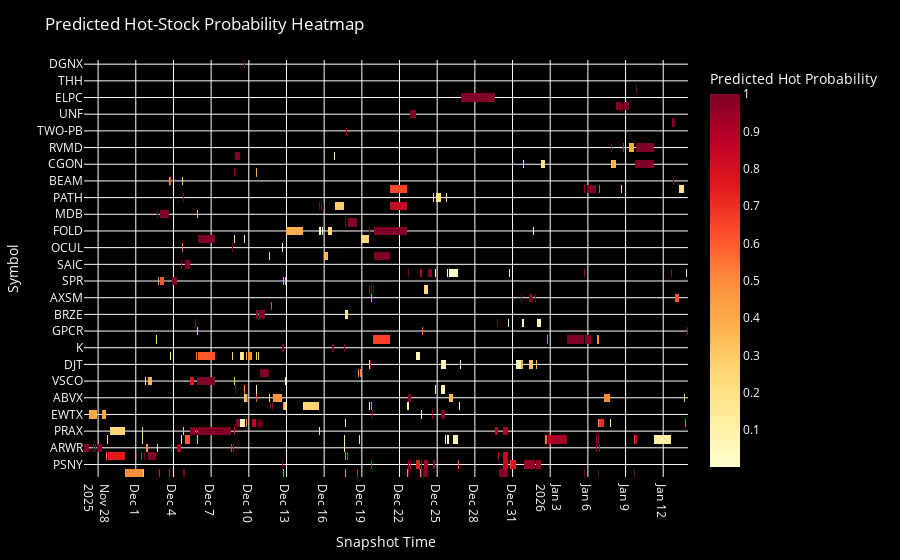

This figure's notebook cell:
### Code cell
heatmap_df = df_top.pivot(index='symbol', columns='date', values='pred_proba_hot')

fig_heatmap = px.imshow(
    heatmap_df,
    labels=dict(x="Snapshot Time", y="Symbol", color="Predicted Hot Probability"),
    color_continuous_scale="YlOrRd",
    text_auto=False,
    aspect="auto"
)

fig_heatmap.update_layout(
    title="Predicted Hot-Stock Probability Heatmap",
    xaxis_nticks=20,
    yaxis={'categoryorder':'total ascending'},
    plot_bgcolor='black',
    paper_bgcolor='black',
    font_color='white'
)

chart_path = os.path.join(OUTPUT_DIR, f"predicted_hot_probability.html")
fig_heatmap.write_html(chart_path, include_plotlyjs='cdn')

### Figure 1 — Plotly figure (JSON) as saved in the notebook; plotly's stock layout.template omitted (floating-point values rounded to 4 significant figures; data arrays with more than 128 entries replaced by an {"elided": "..."} marker saying what was removed)
{"data": [{"coloraxis": "coloraxis", "hovertemplate": "Snapshot Time: %{x}<br>Symbol: %{y}<br>Predicted Hot Probability: %{z}<extra></extra>", "name": "0", "type": "heatmap", "x": {"elided": "614 str values"}, "xaxis": "x", "y": ["ABVX", "ARWR", "AXSM", "BEAM", "BLTE", "BMRN", "BRZE", "CFLT", "CGON", "CUK", "DBRG", "DGNX", "DJT", "ELPC", "EWTX", "FIGR", "FOLD", "GEV", "GPCR", "HYMC", "IMNM", "K", "KC", "KYMR", "MDB", "NBY", "NEOG", "OCUL", "OS", "PATH", "PL", "PLAB", "PRAX", "PSNY", "RBRK", "RGC", "RVMD", "SAIC", "SNDK", "SPR", "TERN", "THH", "TWO-PA", "TWO-PB", "TWO-PC", "UNF", "VICR", "VSCO", "WRBY", "WVE"], "yaxis": "y", "z": {"elided": "50x614 float values"}}], "layout": {"coloraxis": {"colorbar": {"title": {"text": "Predicted Hot Probability"}}, "colorscale": [[0, "rgb(255,255,204)"], [0.125, "rgb(255,237,160)"], [0.25, "rgb(254,217,118)"], [0.375, "rgb(254,178,76)"], [0.5, "rgb(253,141,60)"], [0.625, "rgb(252,78,42)"], [0.75, "rgb(227,26,28)"], [0.875, "rgb(189,0,38)"], [1, "rgb(128,0,38)"]]}, "font": {"color": "white"}, "margin": {"t": 60}, "paper_bgcolor": "black", "plot_bgcolor": "black", "title": {"text": "Predicted Hot-Stock Probability Heatmap"}, "xaxis": {"anchor": "y", "domain": [0, 1], "nticks": 20, "title": {"text": "Snapshot Time"}}, "yaxis": {"anchor": "x", "autorange": "reversed", "categoryorder": "total ascending", "domain": [0, 1], "title": {"text": "Symbol"}}}}
